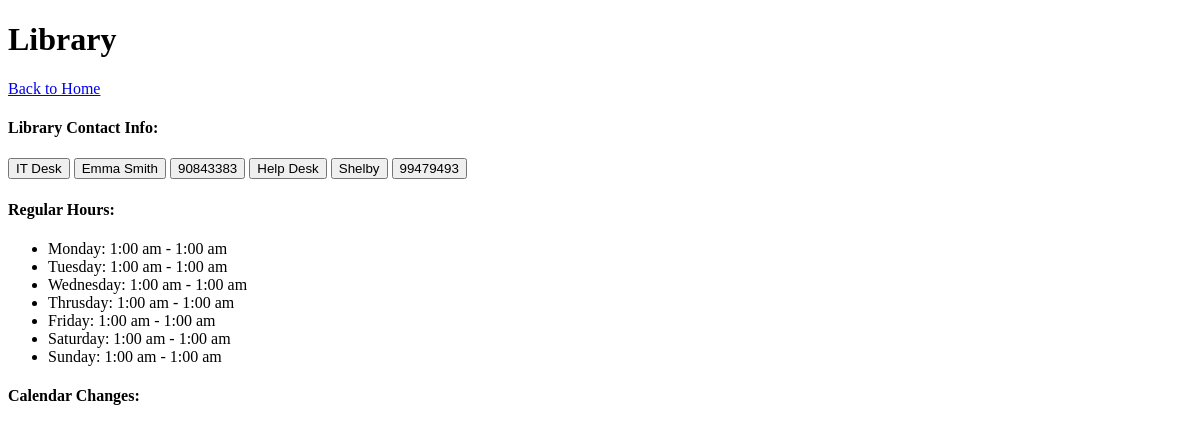
Page /location/1/ on the earlier database version.
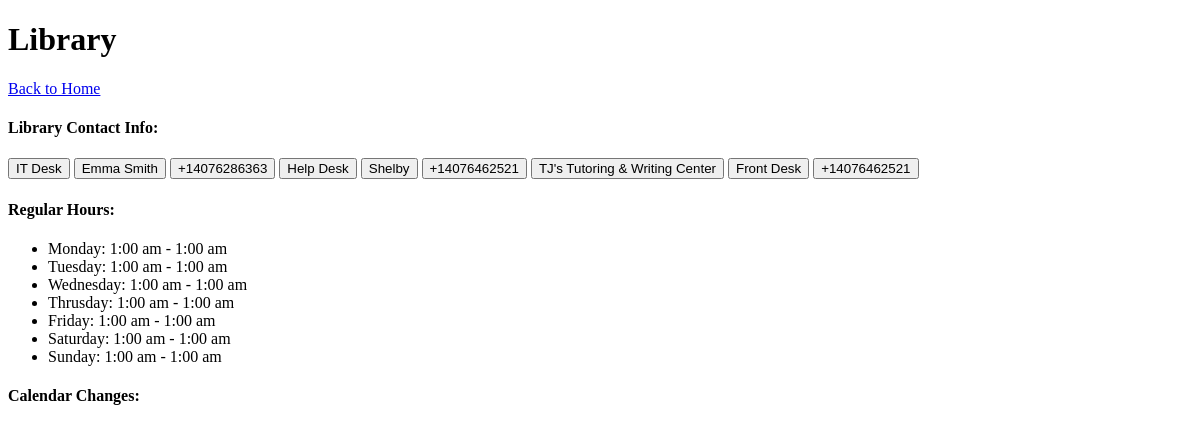
Same page on the later database version.
### display/models.py (models this page shows, shortened)
class Location(models.Model):
    CLOSED = 24
    MIDNIGHT = 0
    ONE_AM = 1
    TWO_AM = 2
    THREE_AM = 3
    FOUR_AM = 4
    FIVE_AM =5
    SIX_AM = 6
    SEVEN_AM = 7
    EIGHT_AM = 8
    NINE_AM = 9
    TEN_AM = 10
    ELEVEN_AM = 11
    NOON = 12
    ONE_PM = 13
    TWO_PM = 14
    THREE_PM = 15
    FOUR_PM = 16
    FIVE_PM = 17
    SIX_PM = 18
    SEVEN_PM = 19
    EIGHT_PM = 20
    NINE_PM = 21
    TEN_PM = 22
    ELEVEN_PM = 23
    HOUR_CHOICES = (
        (CLOSED, 'CLOSED'),
        (MIDNIGHT, '12 am'),
        (ONE_AM, '1 am'),
        (TWO_AM, '2 am'),
        (THREE_AM, '3 am'),
        (FOUR_AM, '4 am'),
        (FIVE_AM, '5 am'),
        (SIX_AM, '6 am'),
        (SEVEN_AM, '7 am'),
        (EIGHT_AM, '8 am'),
        (NINE_AM, '9 am'),
        (TEN_AM, '10 am'),
        (ELEVEN_AM, '11 am'),
        (NOON, '12 pm'),
        (ONE_PM, '1 pm'),
        (TWO_PM, '2 pm'),
        (THREE_PM, '3 pm'),
        (FOUR_PM, '4 pm'),
        (FIVE_PM, '5 pm'),
        (SIX_PM, '6 pm'),
        (SEVEN_PM, '7 pm'),
        (EIGHT_PM, '8 pm'),
        (NINE_PM, '9 pm'),
        (TEN_PM, '10 pm'),
        (ELEVEN_PM, '11 pm'),
    )
    location_title = models.CharField(max_length=20)
    map_id = models.IntegerField(default=0, unique=True)
    monday_open = models.IntegerField(
        choices=HOUR_CHOICES,
        default=24,
    )
    monday_close = models.IntegerField(
        choices=HOUR_CHOICES,
        default=24
    )
    tuesday_open = models.IntegerField(
        choices=HOUR_CHOICES,
        default=24
    )
    tuesday_close = models.IntegerField(
        choices=HOUR_CHOICES,
        default=24,
    )
    wednesday_open = models.IntegerField(
        choices=HOUR_CHOICES,
        default=24,
    )
    wednesday_close = models.IntegerField(
        choices=HOUR_CHOICES,
        default=24,
    )
    thursday_open = models.IntegerField(
        choices=HOUR_CHOICES,
        default=24,
    )
    thursday_close = models.IntegerField(
        choices=HOUR_CHOICES,
        default=24,
    )
    friday_open = models.IntegerField(
        choices=HOUR_CHOICES,
        default=24,
    )
    friday_close = models.IntegerField(
        choices=HOUR_CHOICES,
        default=24,
    )
    saturday_open = models.IntegerField(
        choices=HOUR_CHOICES,
        default=24,
    )
    saturday_close = models.IntegerField(
        choices=HOUR_CHOICES,
        default=24,
    )
    sunday_open = models.IntegerField(
        choices=HOUR_CHOICES,
        default=24,
    )
    sunday_close = models.IntegerField(
        choices=HOUR_CHOICES,
        default=24,
    )

class Contact(models.Model):
    desk_name = models.CharField(max_length=40)
    location_title = models.ForeignKey(
        "Location",
        on_delete=models.CASCADE
    )
    contact_name = models.CharField(max_length=30)
    phone_number=PhoneNumberField()
    fax_number=PhoneNumberField(blank=True)

### display/views.py (the view)
# urls.py: url(r'^location/(?P<id>\d+)/', views.location_detail, name='location_detail'),
def location_detail(request, id):
    try:
        location = Location.objects.get(id=id)
        contacts = Contact.objects.filter(location_title=location)
    except Location.DoesNotExist:
        raise Http404('This item does not exist')
    return render(request, 'display/location_detail.html', {
        'location': location,
        'contacts': contacts,
    })

### r_app/templates/display/location_detail.html (shortened to what this page needs)
{% extends "base.html" %}
{% block content %}
<h1>{{ location.location_title|capfirst }}</h1>
<a href="{% url 'index' %}">Back to Home</a>
<h4>{{ location.location_title|capfirst }} Contact Info:</h4>
{% for contact in contacts %}
   <button class="contact_desk_name">{{ contact.desk_name|capfirst }}</button>
   <button class="contact_name">{{ contact.contact_name|capfirst }}</button>
   <button class="contact_phone_number">{{ contact.phone_number|capfirst }}</button>
{% endfor %}
<div id="RegularHours">
<h4>Regular Hours:</h4>
<ul>
    <li id="monday"> Monday:
        <span id="mondayOpen">
        </span> -
        <span id="mondayClose">
        </span>
    </li>
    <li id="tuesday"> Tuesday:
        <span id="tuesdayOpen">
        </span> -
        <span id="tuesdayClose">
        </span>
    </li>
    <li id="wednesday"> Wednesday:
        <span id="wednesdayOpen">
        </span> -
        <span id="wednesdayClose">
        </span>
    </li>
    <li id="thursday"> Thrusday:
        <span id="thursdayOpen">
        </span> -
        <span id="thursdayClose">
        </span>
    </li>
    <li id="friday"> Friday:
        <span id="fridayOpen">
        </span> -
        <span id="fridayClose">
        </span>
    </li>
    <li id="saturday"> Saturday:
        <span id="saturdayOpen">
        </span> -
        <span id="saturdayClose">
        </span>
    </li>
    <li id="sunday"> Sunday:
        <span id="sundayOpen">
        </span> -
        <span id="sundayClose">
        </span>
    </li>
</ul>
    </div>
<h4>Calendar Changes:</h4>
{% endblock %}

### r_app/templates/base.html (shortened to what this page needs)
{% load staticfiles %}
<!doctype html>
<html>
    <head>
        <link rel="stylesheet" href="{% static 'main.css' %}">
    </head>
    <body>
        {% block content %}
        {% endblock content %}
    </body>
</html>

Differences in the rows shown:
changed Contact "IT Desk": phone_number "90843383" → "+14076286363"
changed Contact "Help Desk": phone_number "99479493" → "+14076462521"
added Contact: desk_name "TJ's Tutoring & Writing Center", contact_name "Front Desk", phone_number "+14076462521"
